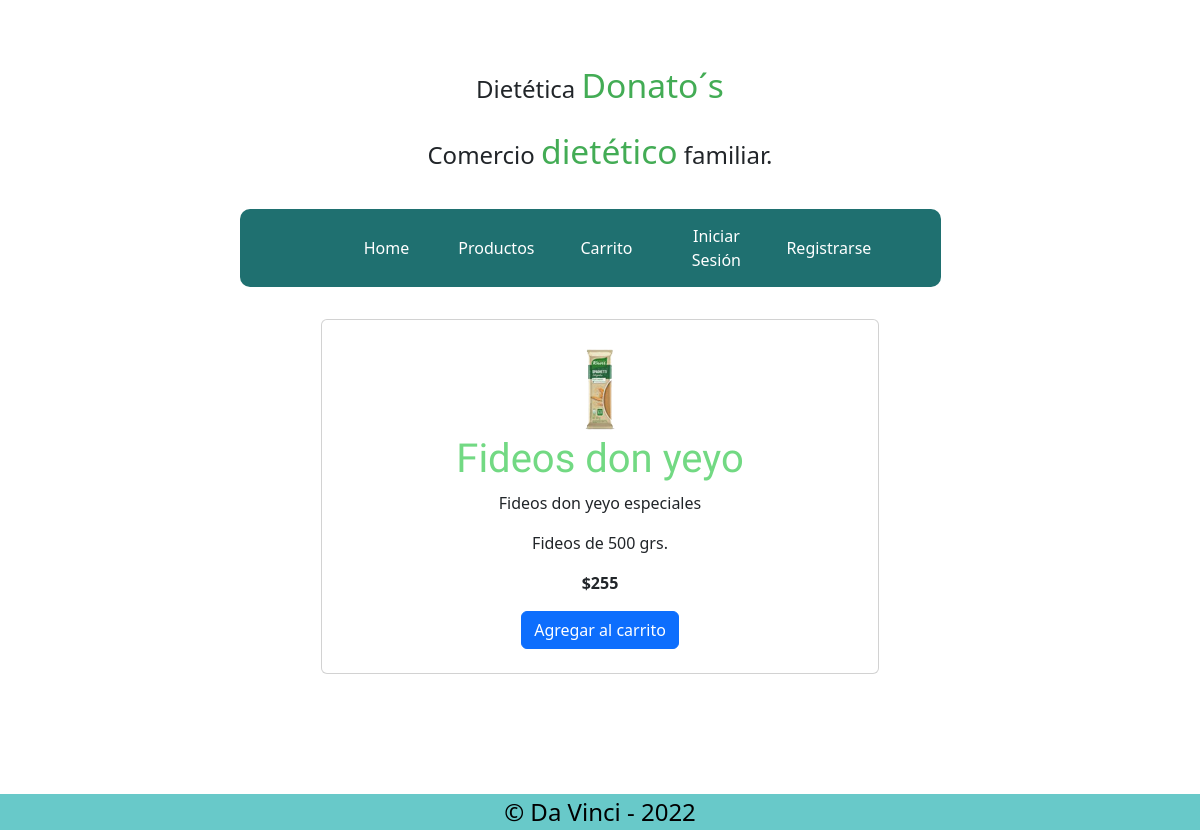
Screenshot of /index.php?s=productos-leer&id=2 with the database file from the repository.
### tables this page shows
CREATE TABLE `producto` (
  `producto_id` int(11) NOT NULL AUTO_INCREMENT,
  `titulo` varchar(250) NOT NULL,
  `sinopsis` text NOT NULL,
  `descripcion` text NOT NULL,
  `imagen` varchar(250) NOT NULL,
  `imagen_descripcion` varchar(250) NOT NULL,
  `precio` decimal(10,2) NOT NULL,
  `fecha_publicacion` datetime NOT NULL,
  `fk_categoria` int(11) NOT NULL,
  PRIMARY KEY (`producto_id`),
  KEY `fk_categoria` (`fk_categoria`),
  CONSTRAINT `relacion_producto_categoria` FOREIGN KEY (`fk_categoria`) REFERENCES `categoria` (`categoria_id`)
);

### bootstrap/autoload.php (called while the page is built, shortened)
<?php
spl_autoload_register(function(string $className) {
	$classesDir = __DIR__ . '/../classes';
	$classPath = realpath($classesDir . '/' . $className . '.php');
});

### classes/Producto.php (called while the page is built, shortened)
<?php
class Producto
{
    private string $titulo;
    private string $sinopsis;
    private string $descripcion;
    private ?string $imagen;
    private ?string $imagen_descripcion;
    private float $precio;
    public function __construct(?int $id = null)
    {
        if ($id !== null) {
            $producto = $this->traerPorId($id);
            $this->titulo = $producto->titulo;
            $this->sinopsis = $producto->sinopsis;
            $this->descripcion = $producto->descripcion;
            $this->imagen = $producto->imagen;
            $this->imagen_descripcion = $producto->imagen_descripcion;
            $this->precio = $producto->precio;
        }
    }
    function traerPorId(int $id): ?Producto
    {
        $db = (new DB)->getConexion();
        $query = "SELECT * FROM producto INNER JOIN categoria ON categoria.categoria_id = producto.fk_categoria
                WHERE producto_id = ?";
        $stmt = $db->prepare($query);
        $stmt->execute([$id]);
        $stmt->setFetchMode(PDO::FETCH_CLASS, Producto::class);
        $producto = $stmt->fetch();
        return $producto;
    }
    public function getTitulo(): string
    {
        return $this->titulo;
    }
    public function getSinopsis(): string
    {
        return $this->sinopsis;
    }
    public function getDescripcion(): string
    {
        return $this->descripcion;
    }
    public function getImagen(): ?string
    {
        return $this->imagen;
    }
    public function getImagenDescripcion(): ?string
    {
        return $this->imagen_descripcion;
    }
    public function getPrecio(): string
    {
        return $this->precio;
    }
}

### views/productos-leer.php (the view, shortened to what this page needs)
<?php
$producto = new Producto($_GET['id']);
if (!$producto) {
    require_once __DIR__ . '/404.php';
} else {
?>
    <section class="container">
        <div class="col-md-6 mx-auto card py-4 text-center">
            <picture>
                <source srcset="imgs/<?= $producto->getImagen(); ?>">
                <img class="img-fluid" src="imgs/<?= $producto->getImagen(); ?>" alt="<?= $producto->getImagenDescripcion(); ?>">
            </picture>
            <div>
                <h1><?= $producto->getTitulo(); ?></h1>
                <p><?= $producto->getSinopsis(); ?></p>
                <p><?= $producto->getDescripcion(); ?></p>
                <p class="fw-bold">$<?= $producto->getPrecio(); ?></p>
            </div>
            <form action="procesos/agregar-al-carrito.php" method="post">
                    <button type="submit" class="btn btn-primary">Agregar al carrito</button>
            </form>
        </div>
    </section>
<?php
}
?>

### css/estilos.css (style rules this page uses)
* { margin: 0; padding: 0; font-size: 1rem; }
h1 { text-align: center; color: rgb(114, 217, 131); font-family: "Domine", serif; }

### rows the page displays
producto: imagen (picture), titulo "Fideos don yeyo", sinopsis "Fideos don yeyo especiales", descripcion "Fideos de 500 grs.", precio "255"
